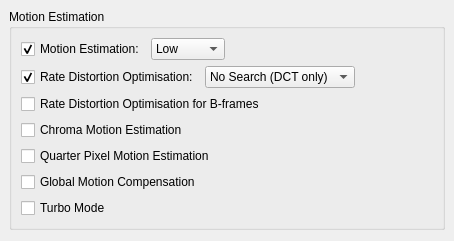
     <widget class="QWidget" name="tab_2" >
      <attribute name="title" >
       <string>Motion</string>
      </attribute>
      <layout class="QVBoxLayout" >
       <property name="margin" >
        <number>9</number>
       </property>
       <property name="spacing" >
        <number>6</number>
       </property>
       <item>
        <widget class="QGroupBox" name="groupBox_11" >
         <property name="title" >
          <string>Motion Estimation</string>
         </property>
         <layout class="QVBoxLayout" >
          <property name="margin" >
           <number>9</number>
          </property>
          <property name="spacing" >
           <number>6</number>
          </property>
          <item>
           <layout class="QHBoxLayout" >
            <property name="margin" >
             <number>0</number>
            </property>
            <property name="spacing" >
             <number>6</number>
            </property>
            <item>
             <widget class="QCheckBox" name="meCheckBox" >
              <property name="text" >
               <string>Motion Estimation:</string>
              </property>
              <property name="checked" >
               <bool>true</bool>
              </property>
             </widget>
            </item>
            <item>
             <layout class="QHBoxLayout" >
              <property name="margin" >
               <number>0</number>
              </property>
              <property name="spacing" >
               <number>6</number>
              </property>
              <item>
               <widget class="QComboBox" name="meComboBox" >
                <property name="currentIndex" >
                 <number>0</number>
                </property>
                <item>
                 <property name="text" >
                  <string>Low</string>
                 </property>
                </item>
                <item>
                 <property name="text" >
                  <string>Medium</string>
                 </property>
                </item>
                <item>
                 <property name="text" >
                  <string>High</string>
                 </property>
                </item>
               </widget>
              </item>
              <item>
               <spacer>
                <property name="orientation" >
                 <enum>Qt::Horizontal</enum>
                </property>
                <property name="sizeHint" >
                 <size>
                  <width>40</width>
                  <height>20</height>
                 </size>
                </property>
               </spacer>
              </item>
             </layout>
            </item>
           </layout>
          </item>
          <item>
           <layout class="QHBoxLayout" >
            <property name="margin" >
             <number>0</number>
            </property>
            <property name="spacing" >
             <number>6</number>
            </property>
            <item>
             <widget class="QCheckBox" name="rdoCheckBox" >
              <property name="text" >
               <string>Rate Distortion Optimisation:</string>
              </property>
              <property name="checked" >
               <bool>true</bool>
              </property>
             </widget>
            </item>
            <item>
             <layout class="QHBoxLayout" >
              <property name="margin" >
               <number>0</number>
              </property>
              <property name="spacing" >
               <number>6</number>
              </property>
              <item>
               <widget class="QComboBox" name="rdoComboBox" >
                <property name="currentIndex" >
                 <number>0</number>
                </property>
                <item>
                 <property name="text" >
                  <string>No Search (DCT only)</string>
                 </property>
                </item>
                <item>
                 <property name="text" >
                  <string>Limited Search</string>
                 </property>
                </item>
                <item>
                 <property name="text" >
                  <string>Medium Search</string>
                 </property>
                </item>
                <item>
                 <property name="text" >
                  <string>Wide Search</string>
                 </property>
                </item>
               </widget>
              </item>
              <item>
               <spacer>
                <property name="orientation" >
                 <enum>Qt::Horizontal</enum>
                </property>
                <property name="sizeHint" >
                 <size>
                  <width>40</width>
                  <height>20</height>
                 </size>
                </property>
               </spacer>
              </item>
             </layout>
            </item>
           </layout>
          </item>
          <item>
           <widget class="QCheckBox" name="rdoBframeCheckBox" >
            <property name="text" >
             <string>Rate Distortion Optimisation for B-frames</string>
            </property>
            <property name="checked" >
             <bool>false</bool>
            </property>
           </widget>
          </item>
          <item>
           <widget class="QCheckBox" name="chromaMeCheckBox" >
            <property name="text" >
             <string>Chroma Motion Estimation</string>
            </property>
            <property name="checked" >
             <bool>false</bool>
            </property>
           </widget>
          </item>
          <item>
           <widget class="QCheckBox" name="qPelCheckBox" >
            <property name="text" >
             <string>Quarter Pixel Motion Estimation</string>
            </property>
           </widget>
          </item>
          <item>
           <widget class="QCheckBox" name="gmcCheckBox" >
            <property name="text" >
             <string>Global Motion Compensation</string>
            </property>
           </widget>
          </item>
          <item>
           <widget class="QCheckBox" name="turboCheckBox" >
            <property name="text" >
             <string>Turbo Mode</string>
            </property>
           </widget>
          </item>
         </layout>
        </widget>
       </item>
       <item>
        <spacer>
         <property name="orientation" >
          <enum>Qt::Vertical</enum>
         </property>
         <property name="sizeHint" >
          <size>
           <width>436</width>
           <height>2</height>
          </size>
         </property>
        </spacer>
       </item>
      </layout>
     </widget>
